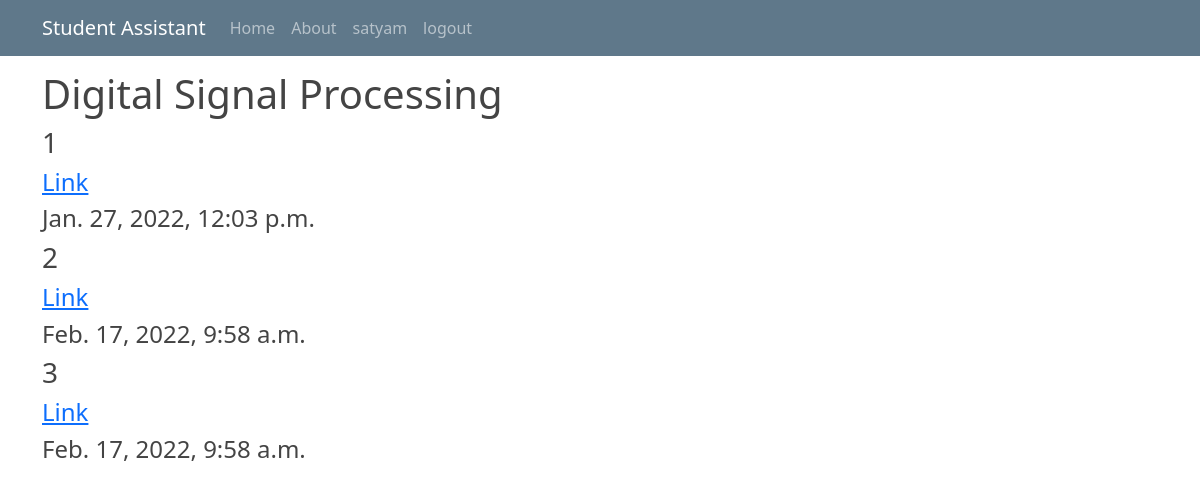
/course/5EN301 (signed in), run on the app's committed database.
### course/models.py (models this page shows, shortened)
class LectureLink(models.Model):
    course = models.ForeignKey(Course, on_delete=models.CASCADE)
    lec_num = models.IntegerField()
    lec_date_time = models.DateTimeField(auto_now_add=True)
    lec_link = models.URLField()
    lecture_title = models.CharField(default="No Title available", max_length=100)
    lecture_detail = models.TextField(default="No description available")
    lecture_module_no = models.IntegerField(null=True)

class Course(models.Model):
    course_code = models.CharField(max_length=20)
    course_name = models.CharField(max_length=100)
    course_year = models.ForeignKey(Year, default=None, on_delete=models.CASCADE)
    course_abbriv = models.ForeignKey(CourseAbbrivation, default=None, on_delete=models.CASCADE)
    course_branch = models.ForeignKey(Branch, default=None, on_delete=models.CASCADE)
    course_description = models.CharField(max_length=200, default="No description available")
    course_credit = models.IntegerField(null=True)

### course/views.py (the view)
# urls.py: path('course/<str:course>', views.course_detail, name='course'),
@login_required
def course_detail(request, course):
    show_course = LectureLink.objects.filter(course__course_code=course)
    context = {
        'course': show_course,
    }
    return render(request, 'course/course.html', context)

### course/templates/course/course.html
{% extends "course/base.html" %}
{% block content %}
    <h1> {{ course.first.course.course_name }}</h1>
    {% for co in course %}
        <h3>{{ co.lec_num }}</h3>
        <h4><a href="{% url 'lecture' co.id %}">Link</a></h4>
        <h4>{{ co.lec_date_time }}</h4>
    {% endfor %}
{% endblock content %}

### course/templates/course/base.html (shortened to what this page needs)
{% load static %}
<!doctype html>
<html lang="en">
<head>
    <link rel="stylesheet" href="{% static 'course/main.css' %}">
    <link href="https://cdn.jsdelivr.net/npm/bootstrap@5.1.3/dist/css/bootstrap.min.css" rel="stylesheet"
>
</head>
<body>
<header class="site-header" style="margin-bottom: 70px">
    <nav class="navbar navbar-expand-md navbar-dark bg-steel fixed-top">
        <div class="container">
            <a class="navbar-brand mr-4" href="#">Student Assistant</a>
            <div class="collapse navbar-collapse" id="navbarToggle">
                <div class="navbar-nav mr-auto">
                    <a class="nav-item nav-link" href="{% url 'course-home' %}">Home</a>
                    <a class="nav-item nav-link" href="#">About</a>
                </div>
                <div class="navbar-nav">
                    {% if user.is_authenticated %}
                        <a class="nav-item nav-link" href="#">{{ user.username }}</a>
                        <a class="nav-item nav-link" href="{% url 'logout' %}">logout</a>
                    {% else %}
                        <a class="nav-item nav-link" href="{% url 'login' %}">Login</a>
                        <a class="nav-item nav-link" href="{% url 'register' %}">Register</a>
                    {% endif %}
                </div>
            </div>
        </div>
    </nav>
</header>
<main role="main" class="container">
        {% block content %}{% endblock %}
</main>
</body>
</html>

### course/static/course/main.css (style rules this page uses)
body { background: #fafafa; color: #333333; margin-top: 5rem; }
h1, h2, h3, h4, h5, h6 { color: #444444; }
.bg-steel { background-color: #5f788a; }
.site-header .navbar-nav .nav-link { color: #cbd5db; }

### data on the page
LectureLink: first.course.course_name "Digital Signal Processing", lec_num "1", lec_date_time "Jan. 27, 2022, 12:03 p.m."
LectureLink: lec_num "2", lec_date_time "Feb. 17, 2022, 9:58 a.m."
LectureLink: lec_num "3", lec_date_time "Feb. 17, 2022, 9:58 a.m."

### other printed values
{{ user.username }} "satyam"
